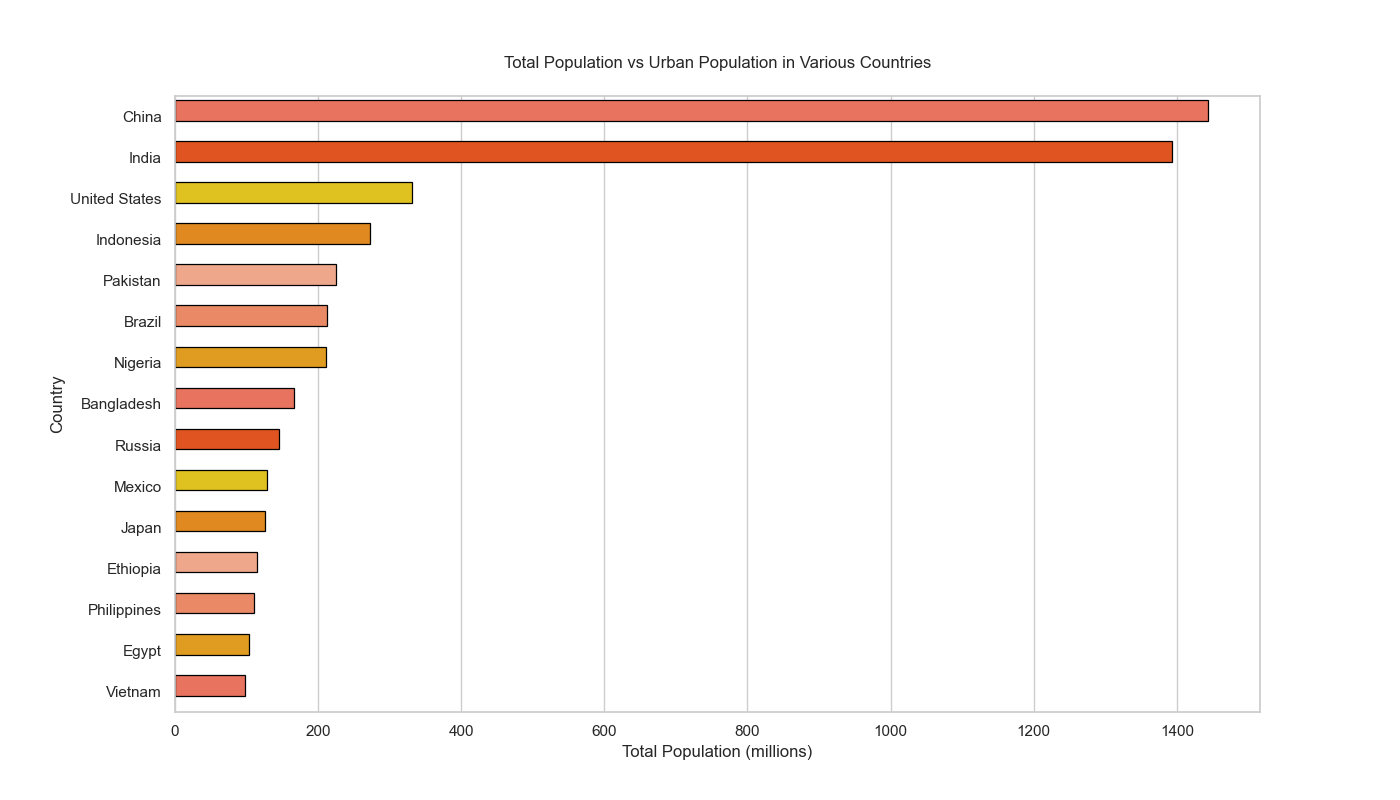

Python code for this plot:

import seaborn as sns
import pandas as pd
import matplotlib.pyplot as plt

# Data
data = {
    'Country': ['China', 'India', 'United States', 'Indonesia', 'Pakistan', 'Brazil', 'Nigeria', 'Bangladesh', 'Russia', 'Mexico', 'Japan', 'Ethiopia', 'Philippines', 'Egypt', 'Vietnam'],
    'Total Population (millions)': [1444, 1393, 331, 273, 225, 213, 211, 166, 146, 128, 126, 115, 111, 104, 98],
    'Urban Population (millions)': [1000, 900, 260, 160, 80, 170, 100, 60, 110, 100, 90, 20, 50, 40, 36]
}

# Convert the dictionary to a DataFrame
df = pd.DataFrame(data)

# Set the dimensions of the figure
plt.figure(figsize=(14, 8))

# Create the horizontal bar chart
bar_plot = sns.barplot(
    x='Total Population (millions)',
    y='Country',
    data=df,
    palette=['#FF6347', '#FF4500', '#FFD700', '#FF8C00', '#FFA07A', '#FF7F50', '#FFA500', '#FF6347', '#FF4500', '#FFD700', '#FF8C00', '#FFA07A', '#FF7F50', '#FFA500'],
    linewidth=0.9,
    edgecolor='black'
)

# Customize the bar heights
for bar in bar_plot.patches:
    bar.set_height(0.5)

# Set the labels and title
plt.xlabel('Total Population (millions)')
plt.ylabel('Country')
plt.title('Total Population vs Urban Population in Various Countries', pad=20)

# Show the plot
plt.show()
